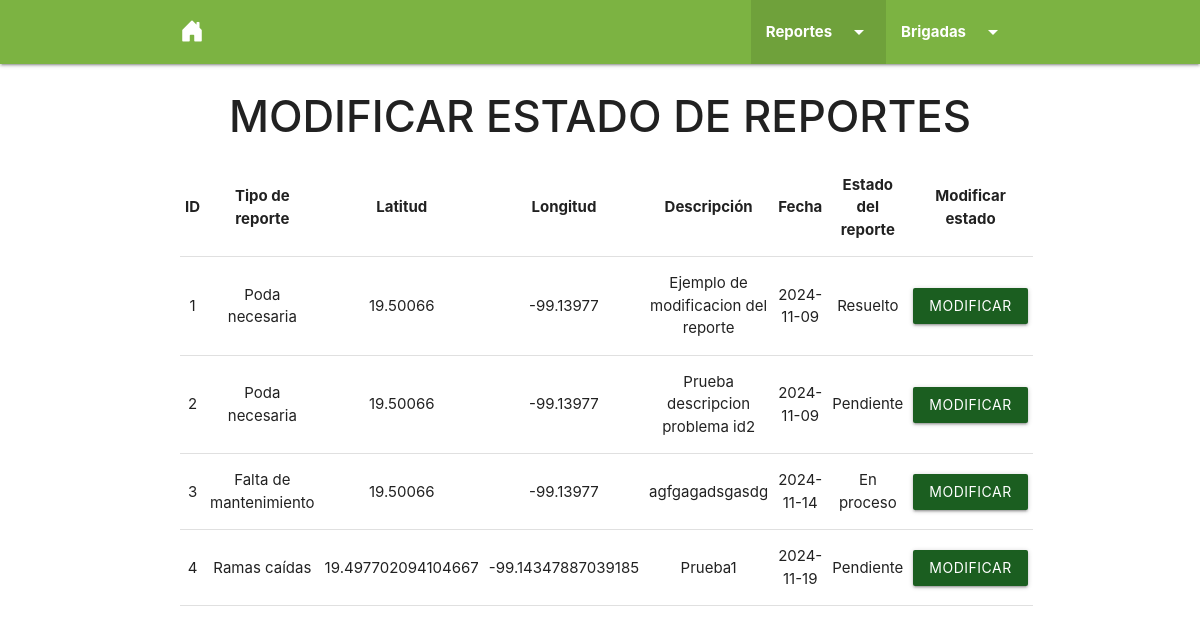
/arboladoZacatenco/modificar_estado.php, run on the app's committed database.
### tables this page shows
CREATE TABLE `reporte` (
  `id` int(11) NOT NULL,
  `tipoReporte` varchar(50) NOT NULL,
  `latitud` double NOT NULL,
  `longitud` double NOT NULL,
  `descripcion` text NOT NULL,
  `imagen` mediumblob NOT NULL,
  `nombre` varchar(50) DEFAULT NULL,
  `correo` varchar(50) DEFAULT NULL,
  `fecha` date NOT NULL DEFAULT current_timestamp(),
  `estado_reporte` text NOT NULL DEFAULT 'Pendiente'
);

### arboladoZacatenco/modificar_estado.php (the view, shortened to what this page needs)
<?php include("db.php"); ?>
<?php include("includes/header.php") ?>
<body>
    <nav class="light-green darken-1">
        <div class="navbar-wrapper">
            <div class="nav-wrapper container">
                <a href="index.php" class="brand-logo"><i class="bi bi-house-door-fill"></i></a>
                <ul class="right">
                    <li class="active">
                        <a href="#" class="dropdown-trigger" data-target="reportes"><b>Reportes<i class="material-icons right">arrow_drop_down</i></b></a>
                    </li>
                    <li>
                        <a class="dropdown-trigger" href="#!" data-target="dropdown1"><b>Brigadas</b><i
                                class="material-icons right">arrow_drop_down</i></a>
                    </li>
                </ul>
            </div>
        </div>
    </nav>
    <h3 class="center-align"><strong>MODIFICAR ESTADO DE REPORTES</strong></h3>
    <div class="row">
        <div class="container">
            <table id="tabla_estado" class="responsive-table centered highlight">
                <thead>
                    <tr>
                        <th>ID</th>
                        <th>Tipo de reporte</th>
                        <th>Latitud</th>
                        <th>Longitud</th>
                        <th>Descripción</th>
                        <th>Fecha</th>
                        <th>Estado del reporte</th>
                        <th>Modificar estado</th>
                    </tr>
                </thead>
                <tbody>
                    <?php
                    $query = "SELECT id, tipoReporte, latitud, longitud, descripcion, nombre, (aes_decrypt(correo, 'AES')) correo, imagen, fecha, estado_reporte FROM reporte; ";
                    $result = mysqli_query($conn, $query);
                    while($row = mysqli_fetch_array($result)){ ?>
                        <tr>
                            <td><?php echo $row['id'] ?></td>
                            <td><?php echo $row['tipoReporte'] ?></td>
                            <td><?php echo $row['latitud'] ?></td>
                            <td><?php echo $row['longitud'] ?></td>
                            <td><?php echo $row['descripcion'] ?></td>
                            <td><?php echo $row['fecha'] ?></td>
                            <td><?php echo $row['estado_reporte'] ?></td>
                            <td> <a class="waves-effect waves-light btn modal-trigger green darken-4" href="#ME?id=<?php echo $row['id']; ?>">Modificar estado</a></td>
                        </tr>
                    <?php } ?>
                </tbody>
            </table>
        </div>
    </div>
    <link rel="stylesheet" href="css/dropdown.css">
<?php include("includes/footer.php") ?>
</html>

### arboladoZacatenco/includes/header.php (shortened to what this page needs)
<!DOCTYPE html>
<html lang="en">
<head>
    <link rel="stylesheet" href = "http://cdn.leafletjs.com/leaflet-0.7.3/leaflet.css" />
    <link rel="stylesheet" href="https://cdnjs.cloudflare.com/ajax/libs/materialize/1.0.0/css/materialize.min.css">
    <link rel="stylesheet" href="https://cdn.jsdelivr.net/npm/bootstrap-icons@1.11.3/font/bootstrap-icons.min.css">
    <link rel="stylesheet" href="https://cdn.datatables.net/2.1.8/css/dataTables.dataTables.min.css">
    <link rel="stylesheet" href="includes/estilos.css" />
</head>

### arboladoZacatenco/includes/footer.php (shortened to what this page needs)
</body>

### arboladoZacatenco/includes/estilos.css (style rules this page uses)
::placeholder { color: #424242; opacity: 1; }

### data on the page
reporte: id "1", tipoReporte "Poda necesaria", latitud "19.50066", longitud "-99.13977", descripcion "Ejemplo de modificacion del reporte", fecha "2024-11-09", estado_reporte "Resuelto"
reporte: id "2", tipoReporte "Poda necesaria", latitud "19.50066", longitud "-99.13977", descripcion "Prueba descripcion problema id2", fecha "2024-11-09", estado_reporte "Pendiente"
reporte: id "3", tipoReporte "Falta de mantenimiento", latitud "19.50066", longitud "-99.13977", descripcion "agfgagadsgasdg", fecha "2024-11-14", estado_reporte "En proceso"
reporte: id "4", tipoReporte "Ramas caídas", latitud "19.497702094104667", longitud "-99.14347887039185", descripcion "Prueba1", fecha "2024-11-19", estado_reporte "Pendiente"
